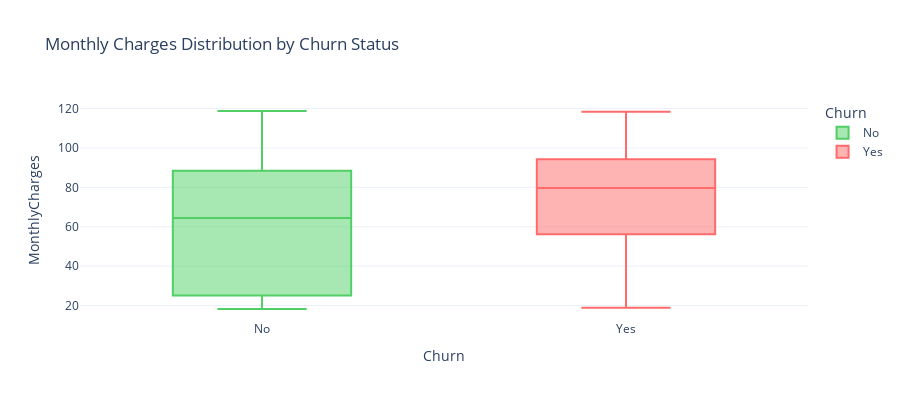

Here is the notebook cell this chart was saved with:
### Markdown cell above
### Monthly Charges Analysis

### Code cell
print("MONTHLY CHARGES ANALYSIS")
print("="*60)

churned = df[df['Churn'] == 'Yes']
retained = df[df['Churn'] == 'No']

print(f"Average Monthly Charges:")
print(f"  Churned customers:  €{churned['MonthlyCharges'].mean():.2f}")
print(f"  Retained customers: €{retained['MonthlyCharges'].mean():.2f}")
print(f"  Difference:         €{churned['MonthlyCharges'].mean() - retained['MonthlyCharges'].mean():.2f}")

# Box plot comparison
fig = px.box(df, x='Churn', y='MonthlyCharges',
             title='Monthly Charges Distribution by Churn Status',
             color='Churn',
             color_discrete_map={'Yes': '#ff6b6b', 'No': '#51cf66'})
fig.update_layout(height=400)
fig.show()

print("\nKEY INSIGHT: Churned customers pay MORE on average!")
print("   → Price sensitivity or perceived value mismatch?")

### Figure 1 — Plotly figure (JSON) as saved in the notebook; plotly's stock layout.template omitted (floating-point values rounded to 4 significant figures; data arrays with more than 128 entries replaced by an {"elided": "..."} marker saying what was removed)
{"data": [{"alignmentgroup": "True", "hovertemplate": "Churn=%{x}<br>MonthlyCharges=%{y}<extra></extra>", "legendgroup": "No", "marker": {"color": "#51cf66"}, "name": "No", "notched": false, "offsetgroup": "No", "orientation": "v", "showlegend": true, "type": "box", "x": {"elided": "5174 str values"}, "x0": " ", "xaxis": "x", "y": {"elided": "5174 float values"}, "y0": " ", "yaxis": "y"}, {"alignmentgroup": "True", "hovertemplate": "Churn=%{x}<br>MonthlyCharges=%{y}<extra></extra>", "legendgroup": "Yes", "marker": {"color": "#ff6b6b"}, "name": "Yes", "notched": false, "offsetgroup": "Yes", "orientation": "v", "showlegend": true, "type": "box", "x": {"elided": "1869 str values"}, "x0": " ", "xaxis": "x", "y": {"elided": "1869 float values"}, "y0": " ", "yaxis": "y"}], "layout": {"boxmode": "overlay", "height": 400, "legend": {"title": {"text": "Churn"}, "tracegroupgap": 0}, "title": {"text": "Monthly Charges Distribution by Churn Status"}, "xaxis": {"anchor": "y", "categoryarray": ["No", "Yes"], "categoryorder": "array", "domain": [0, 1], "title": {"text": "Churn"}}, "yaxis": {"anchor": "x", "domain": [0, 1], "title": {"text": "MonthlyCharges"}}}}
